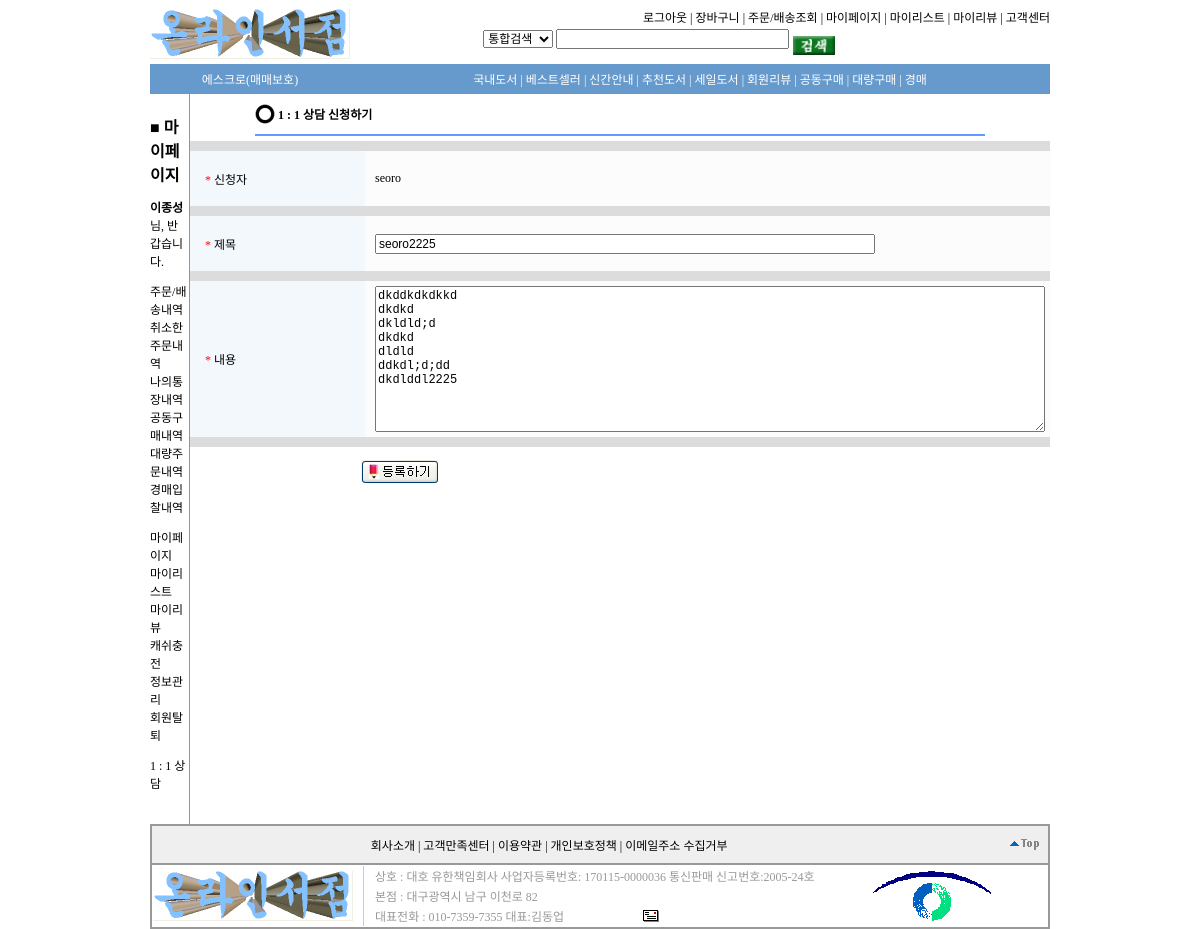
/ConsultModify.php?modifyid=3&mod=consutmodify (signed in), run on the app's committed database.
### tables this page shows
CREATE TABLE `consult` (
  `id` int(11) NOT NULL auto_increment,
  `reply` int(11) NOT NULL default '0',
  `memberid` varchar(20) NOT NULL default '',
  `title` varchar(100) NOT NULL default '',
  `content` text,
  `rdate` int(11) NOT NULL default '0',
  PRIMARY KEY  (`id`)
);

### ConsultModify.php (the view, shortened to what this page needs)
<?php
include "top.php";
include "MyPageLeft.php";
if(!isset($_SESSION['my_member_id'])){$my_member_id ="";} else {$my_member_id = $_SESSION['my_member_id'];}
if(!isset($_REQUEST['mod'])){$mod  ="";} else {$mod = $_REQUEST['mod'];}
if(!isset($_REQUEST['modifyid'])){$modifyid  ="";} else {$modifyid = $_REQUEST['modifyid'];}
if($my_member_id){
if($mod=="consutmodify"){
$result=mysqli_query($link,"select * from consult where id='$modifyid' ");
$rowbody=mysqli_fetch_array($result);
?>
<form name=Form1 method=post enctype=multipart/form-data>
<table align="center" border="0" cellpadding="0" cellspacing="0" width="730">
<tr>
<td width="20" height="40">
<img src="image/green_folder.jpg" border="0">
</td>
<td width="880"> &nbsp;<B>1 : 1 상담 신청하기</B>
</td>
</tr>
<tr><td colspan="4" height="2" bgcolor="#6699FF"></td></tr>
<tr><td colspan="3" height="5"></td></tr>
</table>
<table align="center" border="0" cellpadding="5" cellspacing="0" width="730">
	<tr><td colspan="2" height="1" bgcolor="#dcdcdc"></td></tr>
	<tr>
	<td width="155" nowrap style="padding-left:15px" class="bgc_table2" height="55">
	<font color="red">*</font> 신청자
	</td>
	<td width="100%" bgcolor="#fcfcfc" style="padding-left:10px">
	<?php echo $my_member_id; ?>
	</td>
	</tr>
	<tr><td colspan="2" height="1" bgcolor="#dcdcdc"></td></tr>
		<tr>
			<td width="155" nowrap style="padding-left:15px" class="bgc_table2" height="55">
				<font color="red">*</font> 제목
			</td>
			<td width="100%" bgcolor="#fcfcfc" style="padding-left:10px">
				<input type="text" name="cstitle" value="<?php echo $rowbody['title']; ?>" maxlength="30" style="width:500px">
			</td>
		</tr>
		<tr><td colspan="2" height="1" bgcolor="#dcdcdc"></td></tr>
		<tr>
			<td width="155" nowrap style="padding-left:15px" class="bgc_table2" height="55">
				<font color="red">*</font> 내용
			</td>
			<td width="100%" bgcolor="#fcfcfc" style="padding-left:10px">
				<textarea name=content rows=10 cols=90><?php echo $rowbody['content']; ?></textarea>
			</td>
		</tr>
		<tr><td colspan="2" height="1" bgcolor="#dcdcdc"></td></tr>
</table>
</form>
<div align="left">
<a href="javascript:recording();" style="padding-left:170px"><img src="image/record.gif" border="0"></a>
</div>
<?php
}else{ err_msg("잘못된 접근을 시도하고 있습니다."); }
}else{ msg("로그인 후에 사용 하세요."); }
include "bottom.php";
?>

### css/stylesheet.css (style rules this page uses)
body, p, td, input, select, textarea { font-size:9pt; }
A:link { text-decoration: none; color:#000000; }
.bgc_table2 { background-color:#F3F8FD; }

### data on the page
consult: cstitle "seoro2225", content "dkddkdkdkkd dkdkd dkldld;d dkdkd dldld ddkdl;d;dd dkdlddl2225"

### other printed values
$my_name "이종성"
$my_member_id "seoro"
